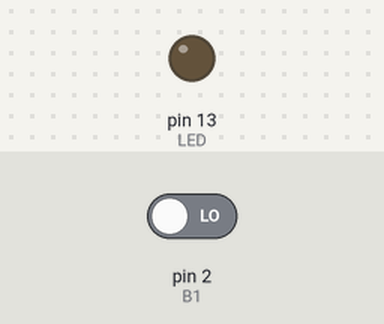
A sketch run on a simulated Arduino Uno, built with avr-gcc and run on an emulated ATmega328P. On the bench: output pins drawn as LEDs (lit = HIGH). Inputs (shaded band) come from the test bench; at power-on: pin 2 (B1) LOW.

Above: at 1.2 s.
1.3 s: pin 2 (B1) driven HIGH
At 2.5 s:
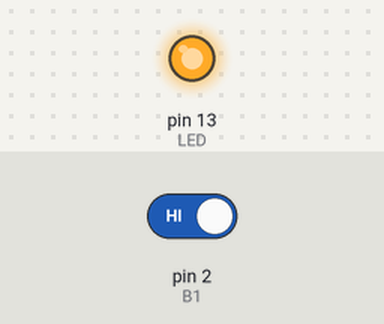
2.8 s: pin 2 (B1) driven LOW
At 3.9 s:
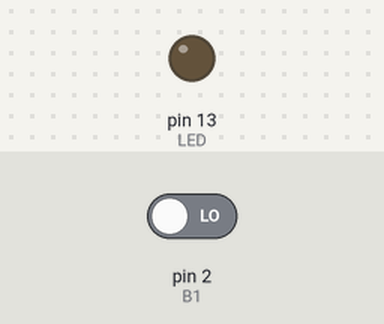
Timing chart, 0 to 5.8 s (numbered marks = the images above; inputs shaded):
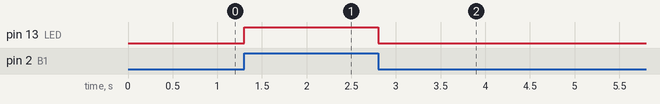

Measured:
- after the input at 1.3 s, pin 13 (LED): LOW → HIGH at once
- after the input at 2.8 s, pin 13 (LED): HIGH → LOW at once

The sketch:

11.ino
```cpp
#define B1 2
#define LED 13
bool value;
//Была собрана схема, где при нажатии кнопки 1, а отпускании 0
void setup() {


  pinMode(13,OUTPUT);
  pinMode(2,INPUT);
}

void loop() {
  //Инвертирование не требуется
  value=digitalRead(B1);
  if(value){
    digitalWrite(LED,1);
    //Serial.println(b1);
  }else
  {
    digitalWrite(LED,0);
  }
}
```
